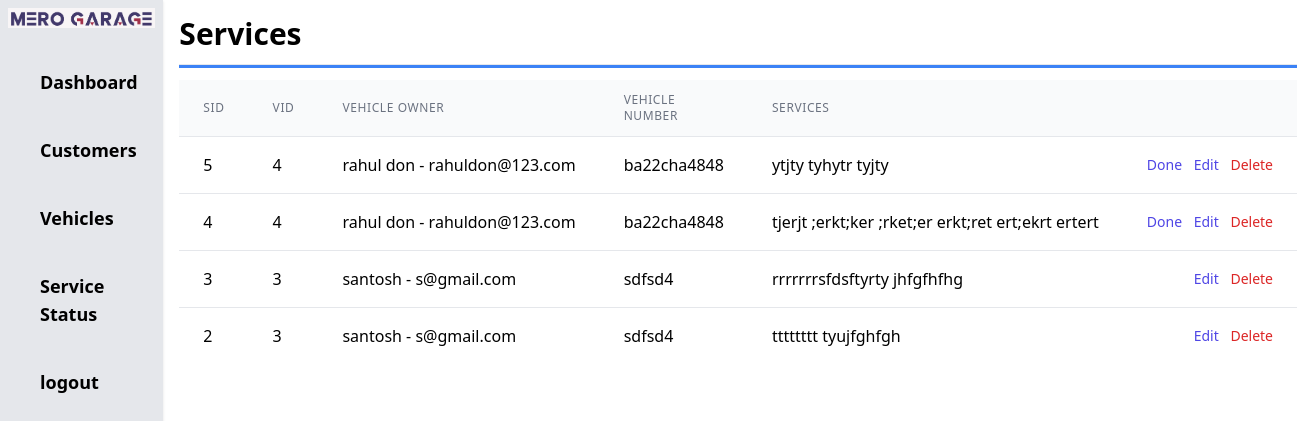
The page /admin/services.php on the database as committed earlier.
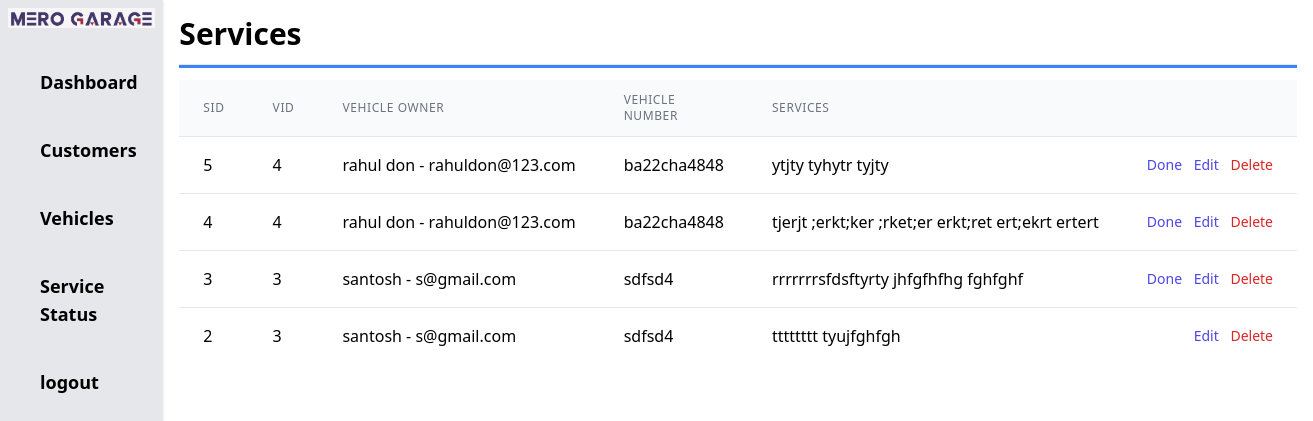
The same page on the database as committed later.
### tables this page shows
CREATE TABLE `services` (
  `sid` int(11) NOT NULL,
  `vid` int(11) NOT NULL,
  `sdescription` varchar(500) NOT NULL,
  `sstatus` varchar(10) NOT NULL,
  `supdate` datetime NOT NULL DEFAULT CURRENT_TIMESTAMP
);

CREATE TABLE `vehicles` (
  `vid` int(11) NOT NULL,
  `cid` int(50) NOT NULL,
  `cname` varchar(50) NOT NULL,
  `vname` varchar(100) NOT NULL,
  `vbrand` varchar(50) NOT NULL,
  `vnumber` varchar(50) NOT NULL,
  `vservice` varchar(1000) NOT NULL
);

### admin/services.php (the view, shortened to what this page needs)
<?php include 'header.php'; ?>
<?php
    $qry3 = "SELECT * FROM services ORDER BY sid DESC";
    include '../includes/dbconnection.php';
    $result3 = mysqli_query($conn, $qry3);
?>
<h1 class="text-3xl font-bold">Services</h1>
    <hr class="my-3 h-1 bg-blue-500">
        <div class="">
            <table class="min-w-full divide-y divide-gray-200">
                <thead class="bg-gray-50">
                    <tr>
                        <th scope="col"
                            class="px-6 py-3 text-left text-xs font-medium text-gray-500 uppercase tracking-wider">
                            SID</th>
                        <th scope="col"
                            class="px-6 py-3 text-left text-xs font-medium text-gray-500 uppercase tracking-wider">
                            VID</th>
                        <th scope="col"
                            class="px-6 py-3 text-left text-xs font-medium text-gray-500 uppercase tracking-wider">
                            Vehicle Owner</th>
                        <th scope="col"
                            class="px-6 py-3 text-left text-xs font-medium text-gray-500 uppercase tracking-wider">
                            Vehicle Number</th>
                        <th scope="col"
                            class="px-6 py-3 text-left text-xs font-medium text-gray-500 uppercase tracking-wider">
                            Services</th>
                        <th scope="col" class="relative px-6 py-3">
                        </th>
                    </tr>
                </thead>
                <tbody class="bg-white divide-y divide-gray-200">
                    <?php while($row3 = mysqli_fetch_assoc($result3)){  ?>
                        <?php
                        $vid = $row3['vid'];
                        $qry = "SELECT * FROM vehicles WHERE vid = '$vid'";
                        $result = mysqli_query($conn, $qry);
                        $row = mysqli_fetch_assoc($result)
                        ?>
                    <tr>
                        <td class="px-6 py-4 whitespace-nowrap"><?php echo $row3['sid'];?></td>
                        <td class="px-6 py-4 whitespace-nowrap"><?php echo $row3['vid'];?></td>
                        <td class="px-6 py-4 whitespace-nowrap"><?php echo $row['cname'];?></td>
                        <td class="px-6 py-4 whitespace-nowrap"><?php echo $row['vnumber'];?></td>
                        <td class="px-6 py-4 whitespace-nowrap"><?php echo $row3['sdescription'];?></td>
                        <td class="px-6 py-4 whitespace-nowrap text-right text-sm font-medium">
                            <?php if ($row3['sstatus'] != 'Done') { ?>
                                <a href="services.php?confirm_id=<?php echo $row3['sid'];?>" class="text-indigo-600 hover:text-indigo-900 mr-2" onclick="return confirm('Are you sure to mark this service as done?')">Done</a>
                            <?php } ?>
                                <a href="editservice.php?sid=<?php echo $row3['sid'];?>" class="text-indigo-600 hover:text-indigo-900 mr-2">Edit</a>
                                <a href="services.php?delete_id=<?php echo $row3['sid'];?>" class="text-red-600 hover:text-red-900">Delete</a>
                        </td>
                    </tr>
                    <?php } ?>
                </tbody>
            </table>
        </div>

Rows that differ between the two databases and show on the page:
changed services id 3: sdescription "rrrrrrrsfdsftyrty jhfgfhfhg" → "rrrrrrrsfdsftyrty jhfgfhfhg fghfghf"; now shows "Done"
